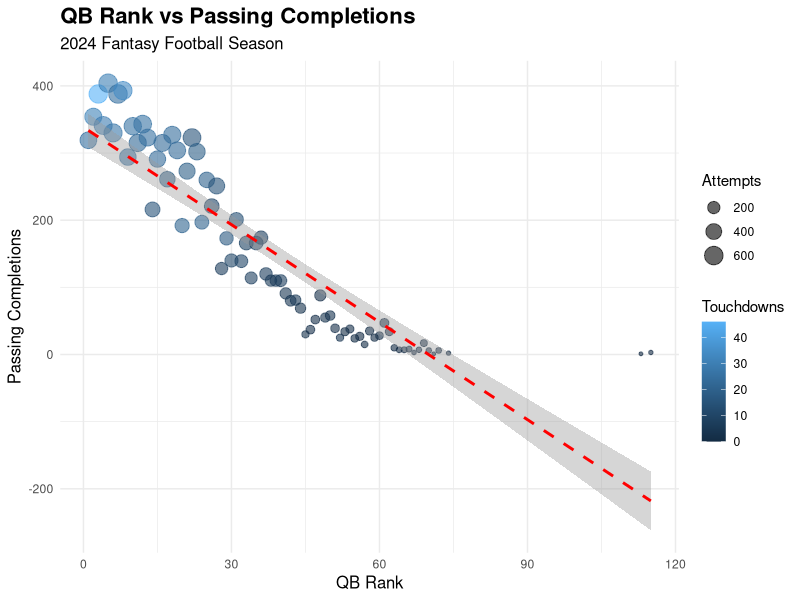
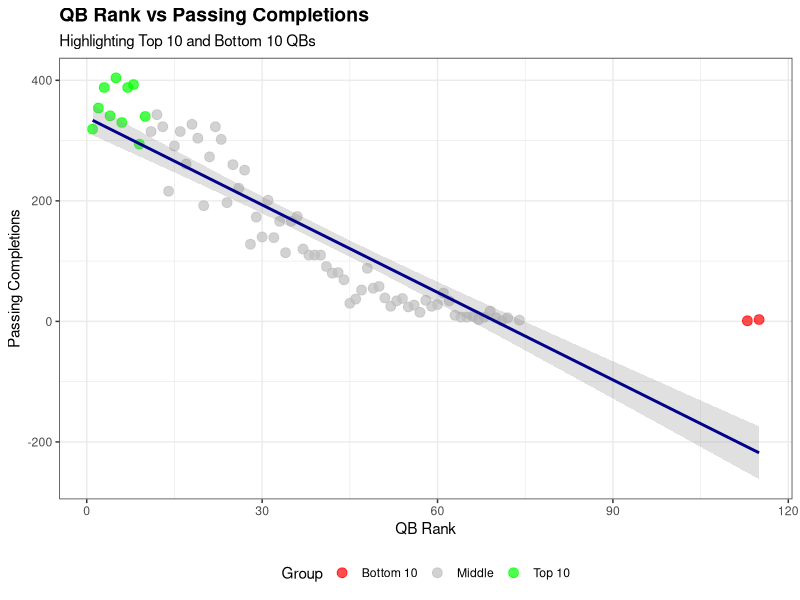
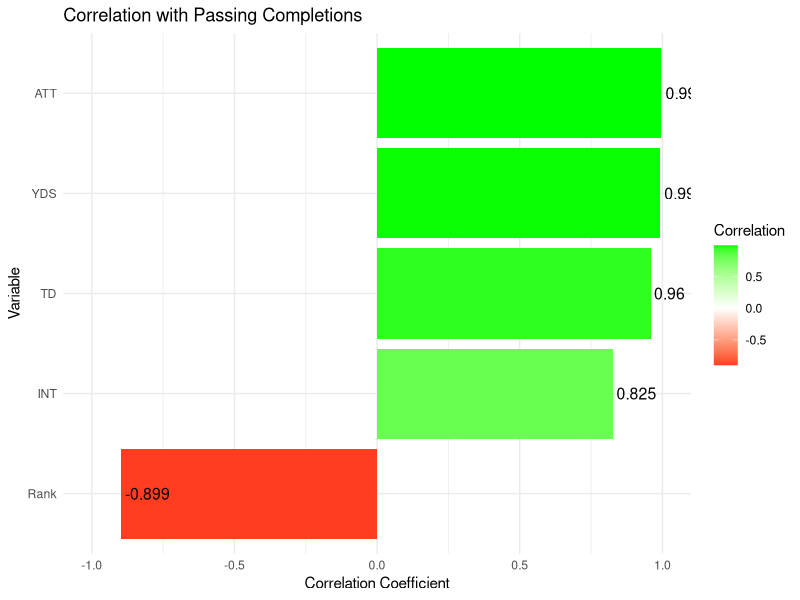
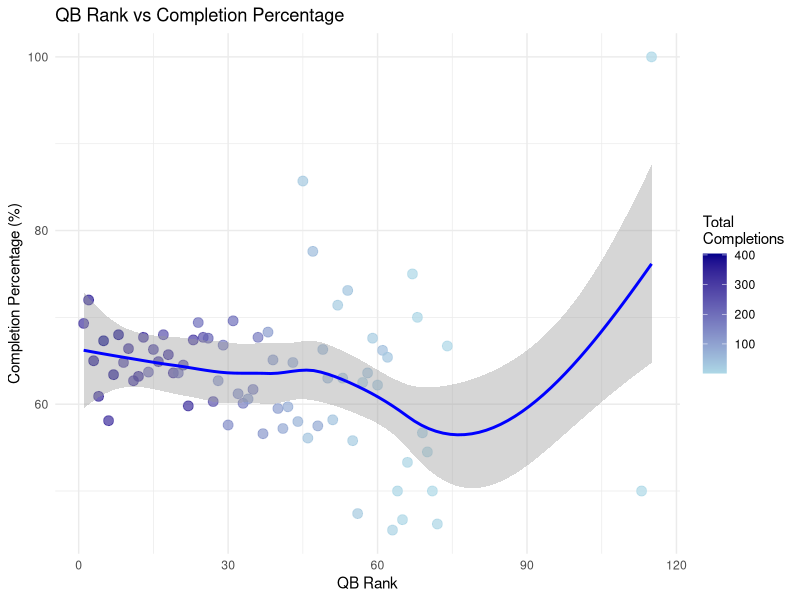
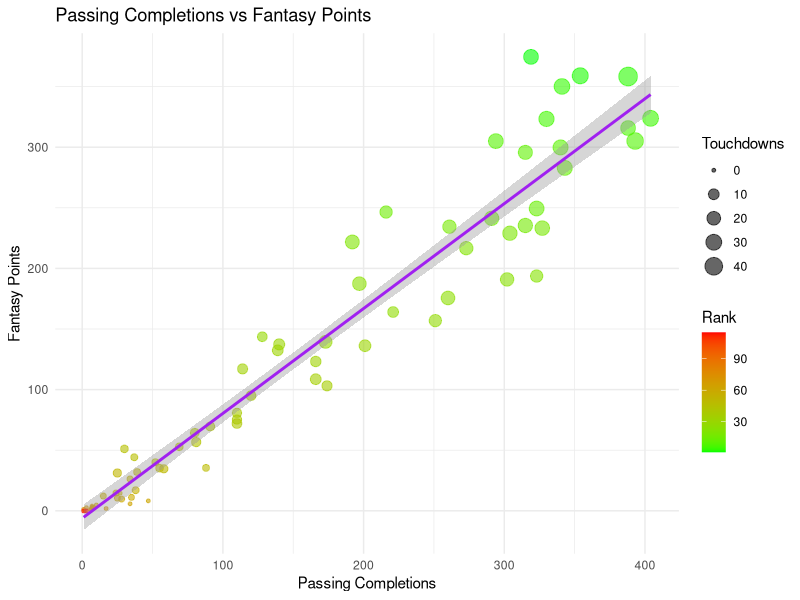
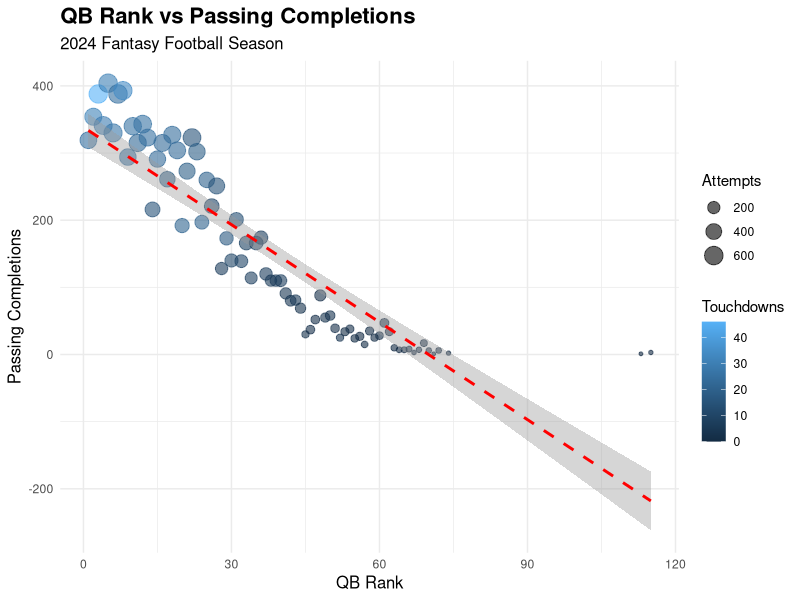
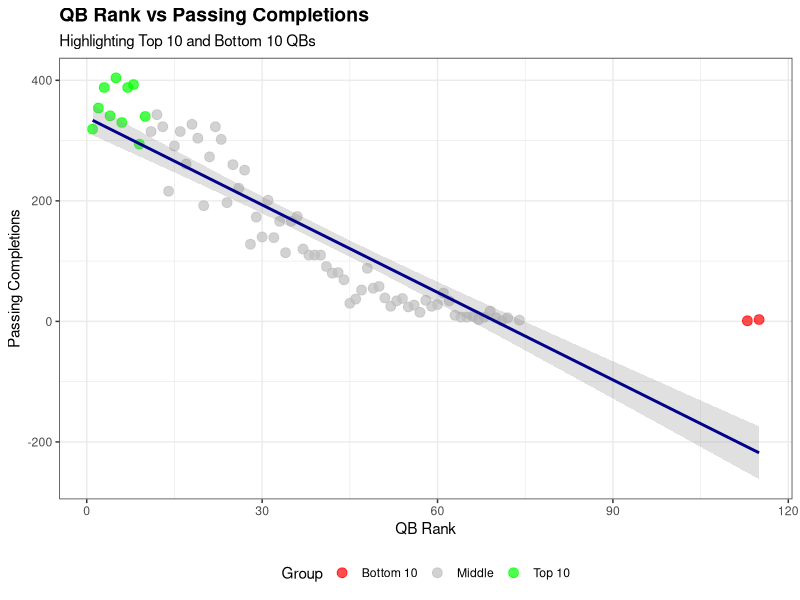
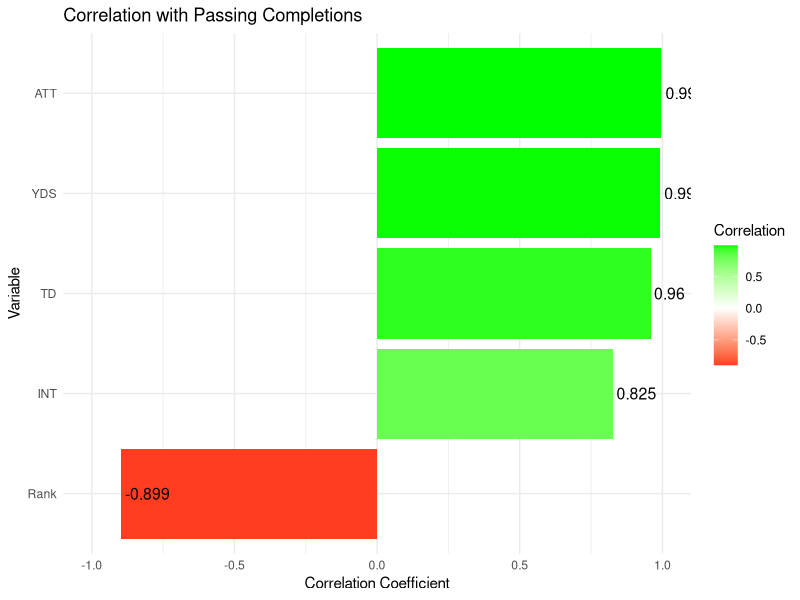

Write the R code that produced these figures, in order.
# ============================================
# QB Rank vs Passing Completions Correlation
# ============================================

# Load required libraries
library(ggplot2)
library(dplyr)

# Clear console
cat("\014")

# Read the CSV file
qb_data <- read.csv("FantasyPros_Fantasy_Football_Statistics_QB.csv")

# Display first few rows to understand the data
print("First few rows of data:")
head(qb_data)

# Display column names
print("\nColumn names:")
colnames(qb_data)

# ============================================
# Data Preparation - FIXED
# ============================================

# Create clean dataset - remove rows where CMP or Rank is 0 or missing
qb_clean <- qb_data %>%
  filter(!is.na(Rank) & !is.na(CMP)) %>%
  filter(CMP > 0)  # Only QBs with actual completions

print(paste("\nRows after cleaning:", nrow(qb_clean)))

# YDS is character, convert to numeric (remove commas)
qb_clean$YDS <- as.numeric(gsub(",", "", qb_clean$YDS))

# ============================================
# Create Correlation Plot
# ============================================

# Main scatter plot with trend line
p1 <- ggplot(qb_clean, aes(x = Rank, y = CMP)) +
  geom_point(aes(size = ATT, color = TD), alpha = 0.6) +
  geom_smooth(method = "lm", se = TRUE, color = "red", linetype = "dashed") +
  labs(
    title = "QB Rank vs Passing Completions",
    subtitle = "2024 Fantasy Football Season",
    x = "QB Rank",
    y = "Passing Completions",
    size = "Attempts",
    color = "Touchdowns"
  ) +
  theme_minimal() +
  theme(
    plot.title = element_text(size = 16, face = "bold"),
    plot.subtitle = element_text(size = 12),
    axis.title = element_text(size = 12),
    legend.position = "right"
  )

print(p1)

# ============================================
# Calculate Correlation Coefficient
# ============================================

correlation <- cor(qb_clean$Rank, qb_clean$CMP, use = "complete.obs")
print(paste("\nCorrelation coefficient (Rank vs Completions):", round(correlation, 4)))

# ============================================
# Linear Regression Model
# ============================================

model <- lm(CMP ~ Rank, data = qb_clean)
print("\nLinear Regression Summary:")
print(summary(model))

# ============================================
# Simple Version - Without ggrepel (if not installed)
# ============================================

# Identify top 10 and bottom 10 QBs
top_bottom <- qb_clean %>%
  arrange(Rank) %>%
  mutate(Group = case_when(
    Rank <= 10 ~ "Top 10",
    Rank >= max(Rank) - 9 ~ "Bottom 10",
    TRUE ~ "Middle"
  ))

p2 <- ggplot(top_bottom, aes(x = Rank, y = CMP)) +
  geom_point(aes(color = Group), size = 3, alpha = 0.7) +
  geom_smooth(method = "lm", se = TRUE, color = "darkblue", alpha = 0.3) +
  labs(
    title = "QB Rank vs Passing Completions",
    subtitle = "Highlighting Top 10 and Bottom 10 QBs",
    x = "QB Rank",
    y = "Passing Completions",
    color = "Group"
  ) +
  scale_color_manual(values = c("Top 10" = "green", "Middle" = "gray", "Bottom 10" = "red")) +
  theme_bw() +
  theme(
    plot.title = element_text(size = 14, face = "bold"),
    legend.position = "bottom"
  )

print(p2)

# ============================================
# Multiple Correlation Analysis
# ============================================

# Correlation matrix for multiple variables
cor_vars <- qb_clean %>%
  select(Rank, CMP, ATT, YDS, TD, INT) %>%
  cor(use = "complete.obs")

print("\nCorrelation Matrix:")
print(round(cor_vars, 3))

# Visualize correlation with completions
cor_with_cmp <- cor_vars[, "CMP"]
cor_df <- data.frame(
  Variable = names(cor_with_cmp),
  Correlation = cor_with_cmp
) %>%
  filter(Variable != "CMP") %>%
  arrange(desc(abs(Correlation)))

p3 <- ggplot(cor_df, aes(x = reorder(Variable, Correlation), y = Correlation, fill = Correlation)) +
  geom_bar(stat = "identity") +
  geom_text(aes(label = round(Correlation, 3)), hjust = -0.1, size = 4) +
  coord_flip() +
  scale_fill_gradient2(low = "red", mid = "white", high = "green", midpoint = 0) +
  labs(
    title = "Correlation with Passing Completions",
    x = "Variable",
    y = "Correlation Coefficient"
  ) +
  theme_minimal() +
  ylim(-1, 1)

print(p3)

# ============================================
# Completion Rate Analysis
# ============================================

# Calculate completion percentage (already in data as PCT)
qb_clean <- qb_clean %>%
  mutate(CMP_PCT = PCT)

p4 <- ggplot(qb_clean, aes(x = Rank, y = CMP_PCT)) +
  geom_point(aes(color = CMP), size = 3, alpha = 0.7) +
  geom_smooth(method = "loess", se = TRUE, color = "blue") +
  labs(
    title = "QB Rank vs Completion Percentage",
    x = "QB Rank",
    y = "Completion Percentage (%)",
    color = "Total\nCompletions"
  ) +
  theme_minimal() +
  scale_color_gradient(low = "lightblue", high = "darkblue")

print(p4)

# ============================================
# Additional Analysis: Fantasy Points vs Completions
# ============================================

p5 <- ggplot(qb_clean, aes(x = CMP, y = FPTS)) +
  geom_point(aes(color = Rank, size = TD), alpha = 0.6) +
  geom_smooth(method = "lm", se = TRUE, color = "purple") +
  labs(
    title = "Passing Completions vs Fantasy Points",
    x = "Passing Completions",
    y = "Fantasy Points",
    color = "Rank",
    size = "Touchdowns"
  ) +
  theme_minimal() +
  scale_color_gradient(low = "green", high = "red")

print(p5)

# ============================================
# Save Plots
# ============================================

ggsave("qb_rank_completions.png", plot = p1, width = 12, height = 8, dpi = 300)
ggsave("qb_rank_completions_grouped.png", plot = p2, width = 12, height = 8, dpi = 300)
ggsave("correlation_analysis.png", plot = p3, width = 10, height = 6, dpi = 300)
ggsave("completion_percentage.png", plot = p4, width = 12, height = 8, dpi = 300)
ggsave("completions_vs_fpts.png", plot = p5, width = 12, height = 8, dpi = 300)

print("\n✓ All plots created and saved successfully!")
print(paste("✓ Correlation between Rank and Completions:", round(correlation, 4)))
print("✓ Files saved in current working directory")

# ============================================
# Summary Statistics
# ============================================

print("\n=== Summary Statistics ===")
print(paste("Total QBs analyzed:", nrow(qb_clean)))
print(paste("Average Completions:", round(mean(qb_clean$CMP), 2)))
print(paste("Median Completions:", median(qb_clean$CMP)))
print(paste("Top QB Completions:", max(qb_clean$CMP)))
print(paste("Lowest QB Completions:", min(qb_clean$CMP)))

